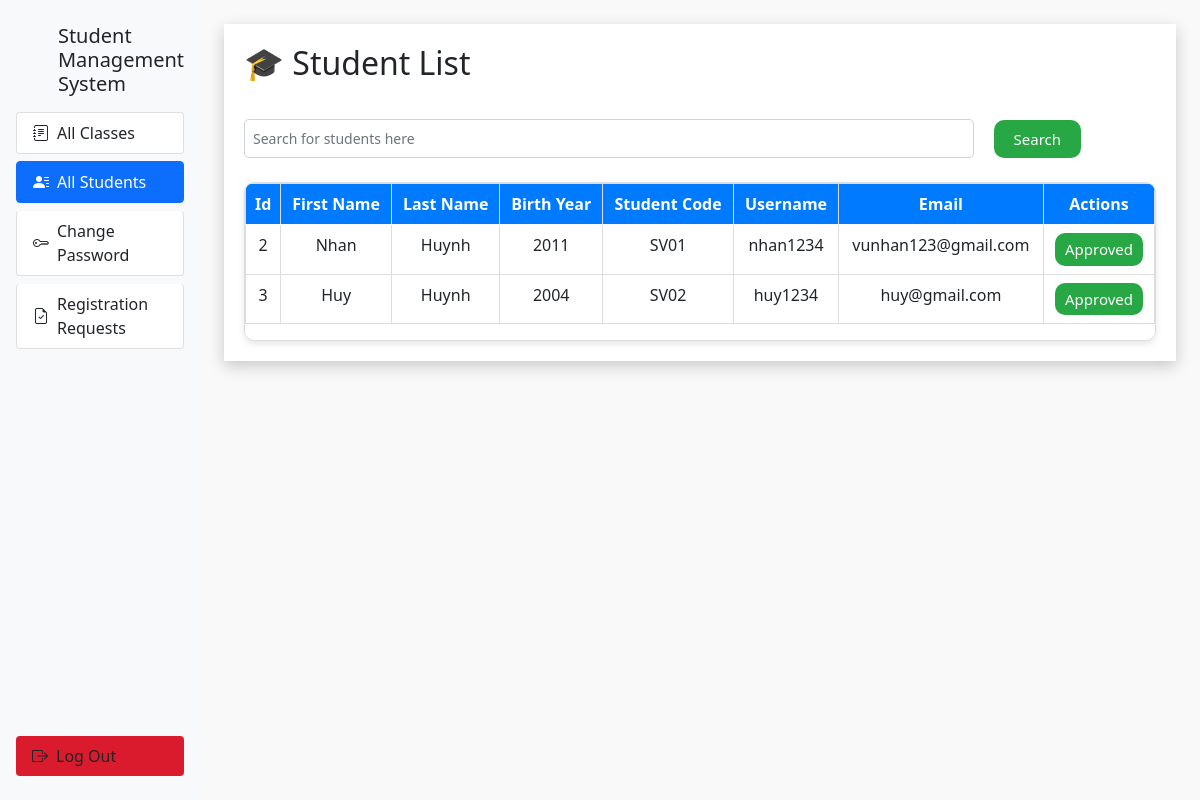
Page /admin/get-all-user on the earlier database version.
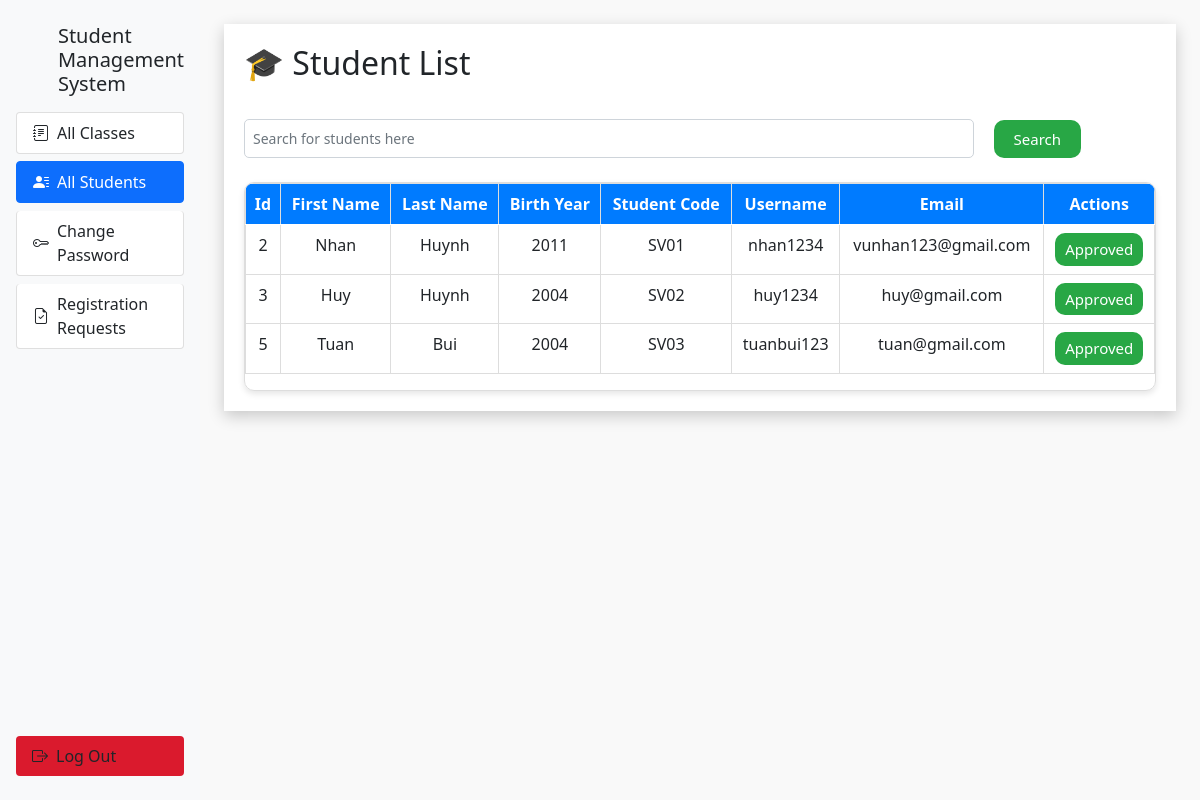
Same page on the later database version.
### main.py (models this page shows, shortened)
class User(db.Model):
    id = db.Column(db.Integer, primary_key=True)
    fname = db.Column(db.String(255), nullable=False)
    lname = db.Column(db.String(255), nullable=False)
    email = db.Column(db.String(255), nullable=False)
    student_code = db.Column(db.String(50), nullable=True)
    birth_year = db.Column(db.Integer, nullable=True)
    username = db.Column(db.String(255), nullable=False)
    password = db.Column(db.String(255), nullable=False)
    role = db.Column(db.String(50), default='user', nullable=False)  # Thêm cột role
    status = db.Column(db.Integer, default=0, nullable=False)
    id_class = db.Column(db.Integer, db.ForeignKey('class.id_class'), nullable=True)

### main.py (the view)
@app.route('/admin/get-all-user', methods=['GET', 'POST'])
def adminGetAllUser():
    if request.method == 'POST':
        search = request.form.get('search')
        users = User.query.filter_by(role='user').filter(
            or_(User.fname.like('%' + search + '%'), User.lname.like('%' + search + '%'))
        ).all()
        return render_template('admin/all-user.html', title="Approve User", users = users, search = search)
    else:
        search = ''
        users = User.query.filter_by(role='user').all()
        return render_template('admin/all-user.html', title="Approve User", users = users, search=search)

### templates/admin/all-user.html (shortened to what this page needs)
{% extends "admin/layout.html" %}
{% block content %}
<div class="wrapper">
    <div class="content">
        <div class="header">
            <h2>🎓 Student List</h2>
        </div>
        <div class="search-container">
            <form action="" method="POST" class="d-inline-flex align-items-center" style="width: 100%;">
                <input type="text" name="search" id="search" class="form-control my-1" value="{{ search }}"
                    placeholder="Search for students here">
                <button type="submit" class="btn btn-success btn-sm"
                    style="margin-left: 20px; font-size: 16 px; padding: 8px 20px;">Search</button>
            </form>
        </div>
        <div class="table-container">
            <table class="table">
                <thead>
                    <tr>
                        <th>Id</th>
                        <th>First Name</th>
                        <th>Last Name</th>
                        <th>Birth Year</th>
                        <th>Student Code</th>
                        <th>Username</th>
                        <th>Email</th>
                        <th>Actions</th>
                    </tr>
                </thead>
                <tbody>
                    {% for user in users %}
                    <tr>
                        <td>{{ user.id }}</td>
                        <td>{{ user.fname }}</td>
                        <td>{{ user.lname }}</td>
                        <td>{{ user.birth_year }}</td>
                        <td>{{ user.student_code }}</td>
                        <td>{{ user.username }}</td>
                        <td>{{ user.email }}</td>
                        <td class="text-center">
                            {% if user.status == 1 %}
                            <a href="/admin/unapprove-user/{{ user.id }}">
                                <button class="btn btn-success btn-sm">Approved</button>
                            </a>
                            {% else %}
                            <a href="/admin/approve-user/{{ user.id }}">
                                <button class="btn btn-warning btn-sm">Approve</button>
                            </a>
                            {% endif %}
                        </td>
                    </tr>
                    {% endfor %}
                </tbody>
            </table>
        </div>
    </div>
</div>
{% endblock content %}

Differences in the rows shown:
added User: id "5", fname "Tuan", lname "Bui", birth_year "2004", student_code "SV03", username "tuanbui123", email "tuan@gmail.com"
